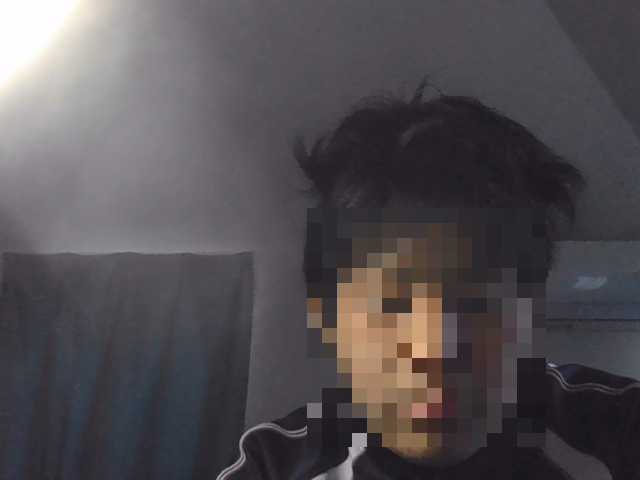
#> input picture face/face_images/00001.png, 640 x 480 px, given in place of the camera
$ python detect_face.py
#> lines starting #> are read from the running program, lines starting #| are printed output that depends on the picture; after the words box and inside, x2 and y2 are one past the last pixel; in counts of white or black regions, pixels touching at a corner belong together
#!/usr/bin/env python3
# -*- coding: utf-8 -*-

import cv2
import os
import numpy as np

dirname = 'face_images'

cap = cv2.VideoCapture(0)

def mosaic(img, alpha):
  w = img.shape[1]
  h = img.shape[0]

  img = cv2.resize(img, (int(w*alpha), int(h*alpha)))
  img = cv2.resize(img, (w, h), interpolation=cv2.INTER_NEAREST)
  return img

cascade_filepath = "/home/chikara/test/OpenCV_Pythonstudy/mosaic/data/haarcascades/haarcascade_frontalface_alt.xml"
FaceCascade = cv2.CascadeClassifier(cascade_filepath)

count = 0

while True:
  ret, frame = cap.read()
#> frame is the input picture: shape (480, 640, 3); mean B, G, R 81.8, 78.2, 82.5
  gray = cv2.cvtColor(frame, cv2.COLOR_BGR2GRAY)
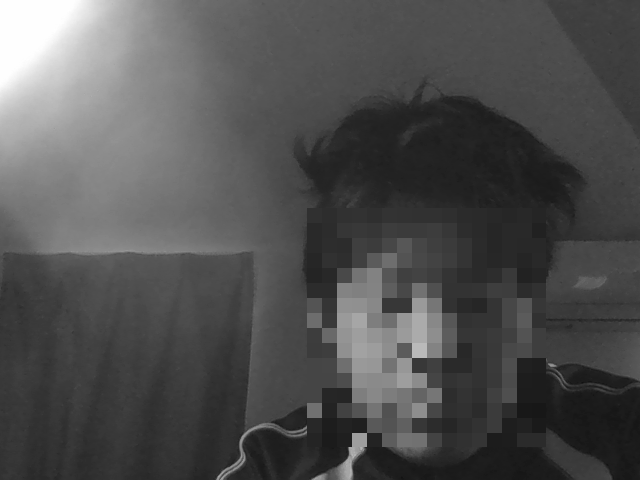
#> gray: shape (480, 640); min 17, max 255, mean 79.9
  Face = FaceCascade.detectMultiScale(gray,1.1,3,minSize=(100,100))
#> Face = [[306, 205, 257, 257]]
  if not os.path.exists(dirname):
    os.mkdir(dirname)

  if len(Face) > 0:
       for (x, y, w, h) in Face:
         frame[y:y+h, x:x+w] = mosaic(frame[y:y+h, x:x+w], 0.07)
#> this loop made 1 pass
#> pass 1, in mosaic, `img = cv2.resize(img, (w, h), interpolation=cv2.INTER_NEAREST)`:
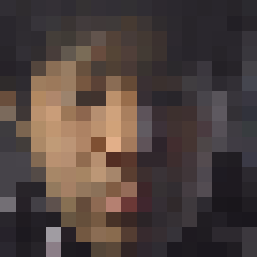
#> img: shape (257, 257, 3); mean of channels 0, 1, 2 61.6, 65.8, 78.9; drawn as B, G, R
#> after the loop:
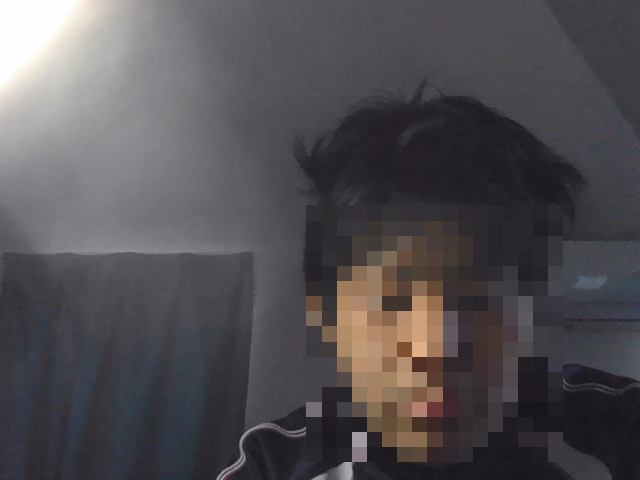
#> frame: shape (480, 640, 3); 4.92% of pixels changed, all inside (x1, y1, x2, y2) = (306, 205, 563, 462)


  for (x,y,w,h) in Face:
    count += 1
    count_padded = '%05d' % count
    #cv2.rectangle(frame, (x,y),(x+w,y+h),(255,0,0),thickness=2)
    write_file = count_padded + ".png"
    cv2.imwrite(os.path.join(dirname, write_file), frame)
#> this loop made 1 pass
#> (x, y, w, h, count, count_padded, write_file) on pass 1: (306, 205, 257, 257, 1, '00001', '00001.png')
#> after the loop, count = 1

  cv2.imshow('result', frame)

  key = cv2.waitKey(1)
#> (key Esc is pressed here)
  if key != -1:
    break

cv2.destroyAllWindows()
cap.release()
